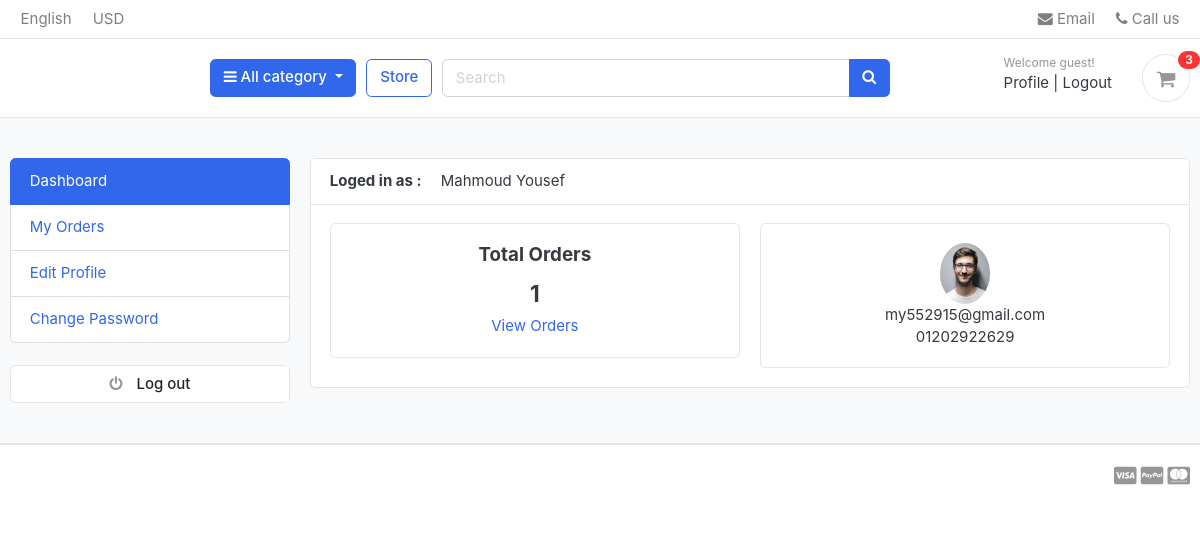
Before: /accounts/dashboard/ (signed in) with the older database file.
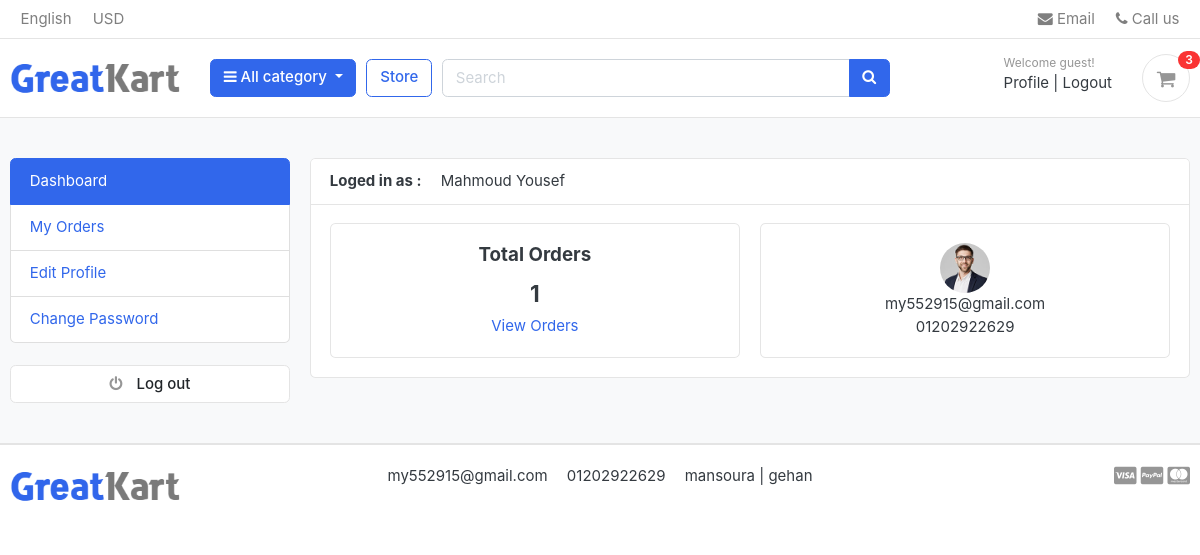
After: the same page with the newer database file.
### accounts/models.py (models this page shows, shortened)
class Profile(models.Model):
    user = models.OneToOneField(User,on_delete=models.CASCADE)
    phone_number = models.CharField(max_length=20)
    headline = models.CharField(max_length=50 , blank=True, null=True)
    city = models.CharField(max_length=50)
    image = models.ImageField(upload_to='users/')
    about = models.TextField(max_length=4000 , blank=True , null=True)
    country = models.CharField(max_length=50 ,blank=True, null=True)
    company = models.CharField(max_length=100 ,blank=True, null=True)
    address_line_1 = models.CharField( max_length=50 , blank=True)
    address_line_2 = models.CharField( max_length=50 , blank=True)
    fb_link = models.URLField( max_length=200 , blank=True , null=True)
    twitter_link = models.URLField( max_length=200, blank=True , null=True)
    instagram_link = models.URLField( max_length=200, blank=True , null=True)
    linked_in_link = models.URLField( max_length=200, blank=True , null=True)
    def full_name(self):
        return f'{self.user.first_name} {self.user.last_name}'

### settings/models.py (models this page shows, shortened)
class Settings(models.Model):
    site_name = models.CharField( max_length=50)
    logo = models.ImageField( upload_to='setting/')
    phone = models.CharField( max_length=30)
    email = models.EmailField( max_length=254)
    description = models.TextField(max_length=1000)
    fb_link = models.URLField( max_length=200)
    twitter_link = models.URLField( max_length=200)
    instagram_link = models.URLField( max_length=200)
    address = models.CharField( max_length=50)

### accounts/views.py (the view)
# urls.py: path('dashboard/' , views.dashboard , name='dashboard'),
def dashboard(request):
    profile=Profile.objects.get(user=request.user)
    orders = Order.objects.order_by('-created_at').filter(user_id=request.user.id,is_orderd=True)
    orders_count = orders.count()
    return render(request,'profile/dashboard.html',{
        'profile':profile,
        'orders':orders,
        'orders_count':orders_count,
    })

### carts/context_processors.py (called while the page is built)
def counter(request):
    cart_count = 0
    if 'admin' in request.path:
        return{}
    else :
        try :
            cart = Cart.objects.filter(cart_id=_cart_id(request))
            if request.user.is_authenticated:
                cart_items = CartItem.objects.all().filter(user=request.user)
            else :
                cart_items = CartItem.objects.all().filter(cart=cart[:1])
            for cart_item in cart_items:
                cart_count+=cart_item.quantity
        except Cart.DoesNotExist:
            cart_count=0
    return dict(cart_count=cart_count)

### carts/views.py (called while the page is built)
def _cart_id(request):
    cart = request.session.session_key
    if not cart:
        cart = request.session.create()
    return cart

### category/context_processor.py (called while the page is built)
def menu_links(request):
    links = Category.objects.all()
    return dict(links=links)

### category/models.py (called while the page is built)
    def get_url(self):
        return reverse('store:product_by_category',args=[self.slug])

    def __str__(self):
        return str(self.name)

### accounts/templates/profile/dashboard.html
{% extends "base.html" %}
{% block body %}
<section class="section-conten padding-y bg">
    <div class="container">
        <div class="row">
            <aside class="col-md-3">
                <ul class="list-group">
                    <a class="list-group-item active" href="{% url 'accounts:dashboard'%}"> Dashboard </a>
                    <a class="list-group-item" href="{% url 'accounts:my_orders'%}"> My Orders </a>
                    <a class="list-group-item" href="{% url 'accounts:edit_profile'%}"> Edit Profile </a>
                    <a class="list-group-item" href="{% url 'password_change'%}">Change Password </a>
                </ul>
                <br>
                <a class="btn btn-light btn-block" href="{% url 'logout'%}"> <i class="fa fa-power-off"></i> <span
                        class="text">Log
                        out</span> </a>
            </aside>
            <main class="col-md-9">
                <article class="card">
                    <header class="card-header">
                        <strong class="d-inline-block mr-3">Loged in as :</strong>
                        <span>{{profile.full_name}}</span>
                    </header>
                    <div class="card-body">
                        <div class="row">
                            <div class="col-md-6">
                                <div class="card" style="text-align:center;">
                                    <div class="card-body" >
                                        <h5 class="card-title">Total Orders</h5>
                                        <h4>{{orders_count}}</h4>
                                        <a href="{% url 'accounts:my_orders'%}">View Orders</a>
                                    </div>
                                </div>
                            </div>
                            <div class="col-md-6">
                                <div class="card" style="text-align:center;">
                                    <div class="card-body" >
                                        <img src="{% if profile.image %}{{profile.image.url}}{% else %} https://www.w3schools.com/howto/img_avatar.png {% endif %}" width="50" hight="50" style="border-radius:50%;" >
                                        <p class="mb-0">{{user.email}}</p>
                                        <p>{{profile.phone_number}}</p>
                                    </div>
                                </div>
                            </div>
                        </div>
                    </div>
                </article>
            </main>
        </div>
    </div>
</section>
{% endblock body %}

### templates/base.html (shortened to what the changed rows need)
{% load static %}
<!DOCTYPE HTML>
<html lang="en">
<head>
    <link href="{% static 'css/bootstrap.css'%}" rel="stylesheet" type="text/css" />
    <link href="{% static 'fonts/fontawesome/css/all.min.css'%}" type="text/css" rel="stylesheet">
    <link href="{% static 'css/ui.css'%}" rel="stylesheet" type="text/css" />
    <link href="{% static 'css/responsive.css'%}" rel="stylesheet" media="only screen and (max-width: 1200px)" />
    <link href="{% static 'css/custum.css'%}" rel="stylesheet" type="text/css" />
    <link rel="stylesheet" href="https://cdnjs.cloudflare.com/ajax/libs/font-awesome/4.7.0/css/font-awesome.min.css">
</head>
<body>
    <header class="section-header">
        <section class="header-main border-bottom">
            <div class="container">
                <div class="row align-items-center">
                    <div class="col-lg-2 col-md-3 col-6">
                        <a href="/" class="brand-wrap">
                            <img class="logo" src="{{myfooter.logo.url}}">
                        </a>
                    </div>
                </div>
            </div>
        </section>
    </header>
    {% block body %}
    {% endblock body %}
    <footer class="section-footer border-top">
        <div class="container">
            <section class="footer-bottom border-top row">
                <div class="col-lg-2 col-md-3 col-6">
                    <a href="/" class="brand-wrap">
                        <img class="logo" src="{{myfooter.logo.url}}">
                    </a>
                </div>
                <div class="col-md-8 text-md-center">
                    <span class="px-2">{{myfooter.email}}</span>
                    <span class="px-2">{{myfooter.phone}}</span>
                    <span class="px-2">{{myfooter.address}}</span>
                </div>
            </section>
        </div>
    </footer>
</body>
</html>

Changed rows visible on the page:
added Settings: logo (picture), email "my552915@gmail.com", phone "01202922629", address "mansoura | gehan"
changed Profile "Mahmoud Yousef": image: a different picture
